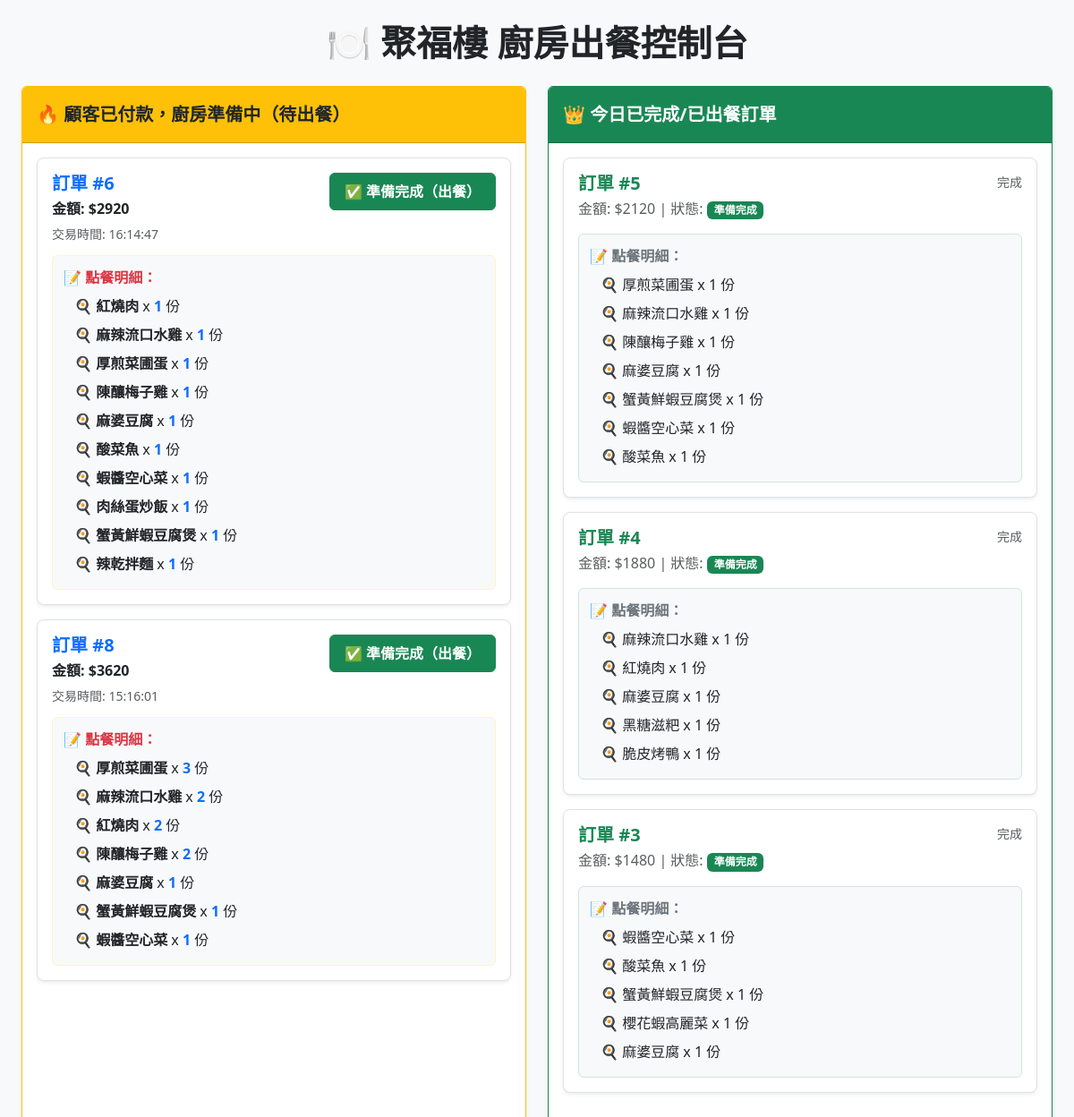
Before: /kitchen/ with the older database file.
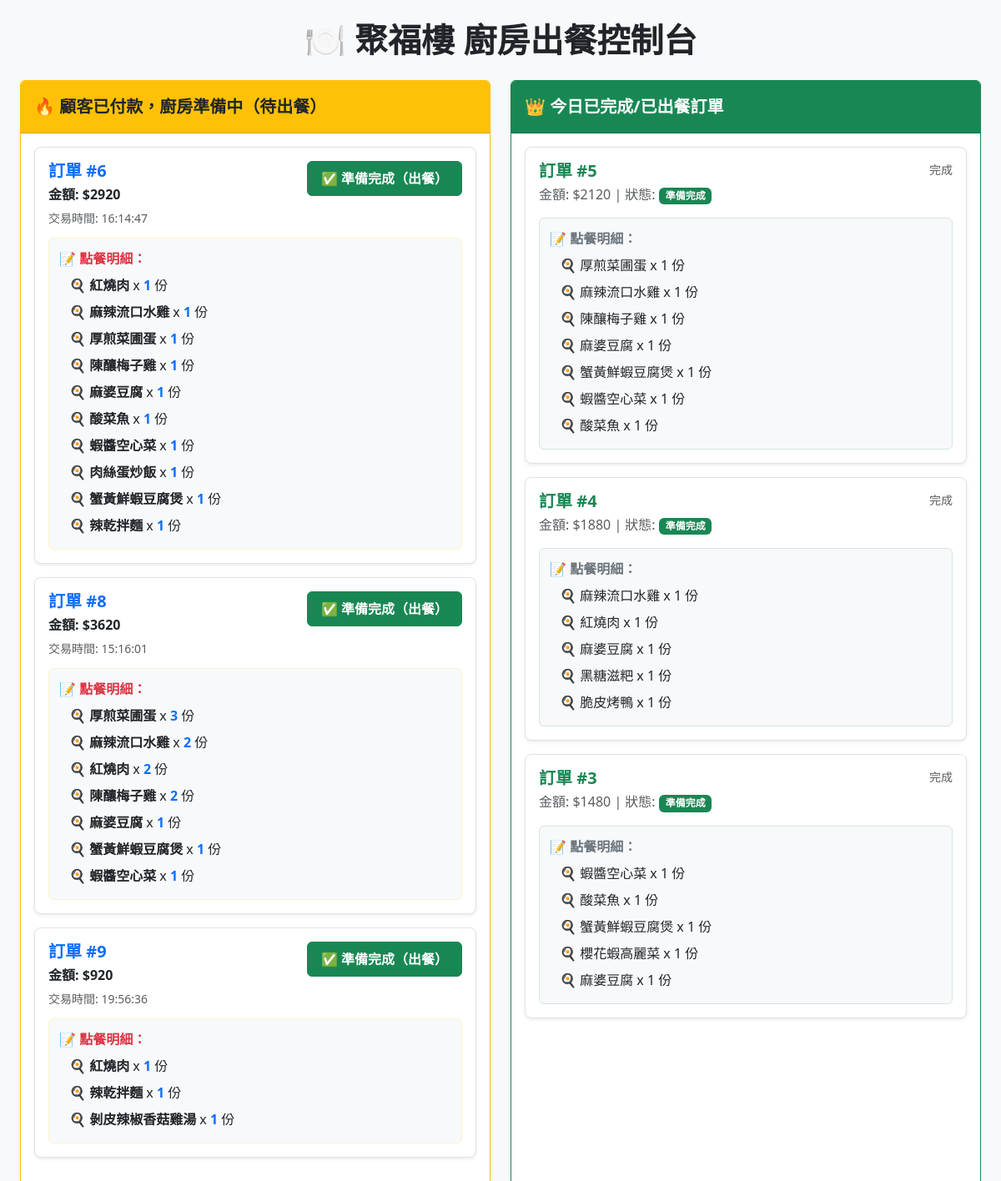
After: the same page with the newer database file.
### myapp/models.py (models this page shows)
class Order(models.Model):
    STATUS_CHOICES =[
        ('pending','未付款'),
        ('paid','已付款/準備中'),
        ('completed','已完成'),
        ('cancelled','已取消'),
    ]
    member = models.ForeignKey(CustomMember,on_delete=models.CASCADE,verbose_name="會員")
    total_amount= models.IntegerField(verbose_name="總金額")
    status = models.CharField(max_length=20,choices=STATUS_CHOICES,default='pending',verbose_name='頂單狀態')
    created_at = models.DateTimeField(auto_created=True,verbose_name='訂單時間')
    merchant_trade_no = models.CharField(max_length=50,unique=True,blank=True,null=True)
    pickup_time = models.DateTimeField(blank=False, null=False, default=timezone.now,verbose_name="預約取餐時間")
    created_at = models.DateTimeField(auto_now_add=True)

class OrderItem(models.Model):
    order =models.ForeignKey(Order,on_delete=models.CASCADE,related_name='items',verbose_name='訂單')
    item_name=models.CharField(max_length=100,verbose_name="餐點名稱(快照)")
    price = models.IntegerField(verbose_name="購買時價格")
    quantity = models.PositiveIntegerField(verbose_name="數量")

### myapp/views.py (the view)
# urls.py: path('kitchen/', views.kitchen_dashboard, name='kitchen_dashboard'),
def kitchen_dashboard(request):
    preparing_orders = Order.objects.filter(status='paid').prefetch_related('items').order_by('created_at')  # 說明：查詢待製作訂單，並預先載入訂單明細。
    completed_orders = Order.objects.filter(status='completed').prefetch_related('items').order_by('-id')[:10]  # 說明：查詢最近完成的 10 筆訂單。
    context = {  # 說明：整理廚房後台模板資料。
        'preparing_orders': preparing_orders,  # 說明：待製作訂單清單。
        'completed_orders': completed_orders,  # 說明：最近完成訂單清單。
    }
    return render(request, 'kitchen_dashboard.html', context)  # 說明：渲染廚房後台頁。

### templates/kitchen_dashboard.html (shortened to what the changed rows need)
{% load static %}
<!DOCTYPE html>
<html lang="zh-TW">
<head>
    <link href="https://cdn.jsdelivr.net/npm/bootstrap@5.3.0/dist/css/bootstrap.min.css" rel="stylesheet">
    <link rel="stylesheet" href="{% static 'css/kitchen_dashboard.css' %}">
</head>
<body class="bg-light">
    <div class="container-fluid dashboard-container">
        <h1 class="dashboard-title">🍽️ 聚福樓 廚房出餐控制台</h1>
        <div class="row g-4">
            <div class="col-md-6">
                <div class="card shadow-sm border-warning dashboard-card-wrapper">
                    <div class="card-body p-3">
                        {% if preparing_orders %}
                            {% for order in preparing_orders %}
                                <div class="order-sub-card">
                                    <div class="card-body p-3">
                                        <div class="d-flex w-100 justify-content-between align-items-start mb-2">
                                            <div>
                                                <h5 class="mb-1 fw-bold text-primary">訂單 #{{ order.id }}</h5>
                                                <p class="mb-1 text-dark fw-semibold">金額: ${{ order.total_amount }}</p>
                                                <small class="text-muted">交易時間: {{ order.created_at|date:"H:i:s" }}</small>
                                            </div>
                                            <a href="{% url 'complete_order' order.id %}" class="btn btn-success fw-bold px-3 py-2">
                                                ✅ 準備完成（出餐）
                                            </a>
                                        </div>
                                        <div class="details-box details-box-warning">
                                            <strong class="text-danger">📝 點餐明細：</strong>
                                            <ul class="details-list mt-1">
                                                {% for item in order.items.all %}
                                                    <li>
                                                        🍳 <strong>{{ item.item_name }}</strong> x <span class="text-primary fw-bold">{{ item.quantity }}</span> 份
                                                    </li>
                                                {% empty %}
                                                    <li class="text-muted">（無菜品資料）</li>
                                                {% endfor %}
                                            </ul>
                                        </div>
                                    </div>
                                </div>
                            {% endfor %}
                        {% else %}
                            <p class="text-center text-muted py-4">🎉 目前沒有排隊中的訂單，廚房可以休息一下！</p>
                        {% endif %}
                    </div>
                </div>
            </div>
            <div class="col-md-6">
                <div class="card shadow-sm border-success dashboard-card-wrapper">
                    <div class="card-body p-3">
                        {% if completed_orders %}
                            {% for order in completed_orders %}
                                <div class="order-sub-card">
                                    <div class="card-body p-3">
                                        <div class="d-flex w-100 justify-content-between align-items-start mb-2">
                                            <div>
                                                <h5 class="mb-1 fw-bold text-success">訂單 #{{ order.id }}</h5>
                                                <p class="mb-1 text-muted">金額: ${{ order.total_amount }} | 狀態: <span class="badge bg-success">準備完成</span></p>
                                            </div>
                                            <small class="text-muted">{{ order.updated_at|date:"H:i:s" }} 完成</small>
                                        </div>
                                        <div class="details-box details-box-success">
                                            <strong class="text-secondary">📝 點餐明細：</strong>
                                            <ul class="details-list mt-1">
                                                {% for item in order.items.all %}
                                                    <li>
                                                        🍳 {{ item.item_name }} x {{ item.quantity }} 份
                                                    </li>
                                                {% empty %}
                                                    <li class="text-muted">（無菜品資料）</li>
                                                {% endfor %}
                                            </ul>
                                        </div>
                                    </div>
                                </div>
                            {% endfor %}
                        {% else %}
                            <p class="text-center text-muted py-4">今天還沒有點餐完成的紀錄唷。</p>
                        {% endif %}
                    </div>
                </div>
            </div>
        </div>
    </div>
</body>
</html>

Changed rows visible on the page:
added Order: id "9", total_amount "920", created_at "19:56:36", shown under "🍽️ 聚福樓 廚房出餐控制台"
added OrderItem: item_name "紅燒肉", quantity "1", shown under "9"
added OrderItem: item_name "辣乾拌麵", quantity "1", shown under "9"
added OrderItem: item_name "剝皮辣椒香菇雞湯", quantity "1", shown under "9"
